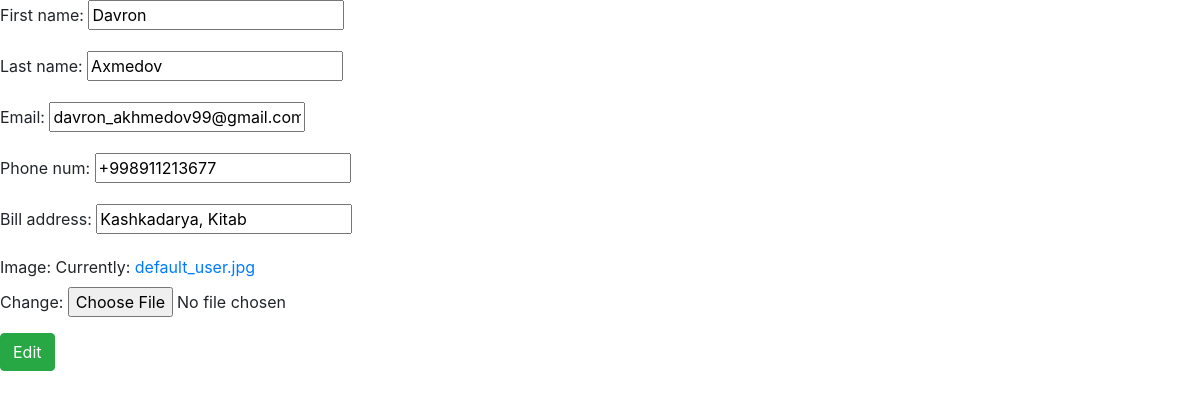
/customers/edit-customer/davron-axmedov/, run on the app's committed database.
### e_commerce/models.py (models this page shows, shortened)
class BaseModel(models.Model):
    created_at=models.DateTimeField(auto_now_add=True)
    updated_at=models.DateTimeField(auto_now=True)
    class Meta:
        abstract=True

class Customer(BaseModel):
    first_name=models.CharField(max_length=50)
    last_name=models.CharField(max_length=80)
    email=models.EmailField(unique=True)
    phone_num=models.CharField(max_length=15)
    bill_address=models.CharField(max_length=100)
    image=models.ImageField(upload_to='customers', default='default_user.jpg')
    slug=models.SlugField(null=True, blank=True)
    class Meta:
        db_table='Customers'

### e_commerce/views/views.py (the view)
# urls.py: path('edit-customer/<slug:customer_slug>/', views.edit_customer, name='edit_customer'),
def edit_customer(request, customer_slug:Optional[str]=None):
    customer=get_object_or_404(Customer, slug=customer_slug)
    form=CustomerForm(instance=customer)# instance gets the already created and filled form, not an empty form
    if request.method=='POST':
        form=CustomerForm(request.POST, request.FILES, instance=customer)
        if form.is_valid():
            form.save()
            return redirect('customer_detail', customer_slug)
    context={
        'form': form
        }
    return render(request,'e_commerce/edit_customer.html', context)

### e_commerce/forms.py (shortened to what this page needs)
class CustomerForm(forms.ModelForm):
    class Meta:
        model = Customer
        fields = ['first_name', 'last_name', 'email', 'phone_num', 'bill_address', 'image']

### e_commerce/templates/e_commerce/edit_customer.html (shortened to what this page needs)
<!DOCTYPE html>
<html lang="en">
<head>
    <link rel="stylesheet" href="https://cdn.jsdelivr.net/npm/bootstrap@4.0.0/dist/css/bootstrap.min.css"
>
</head>
<body>
<form method="post" enctype="multipart/form-data">
    {{ form.as_p }}
    <button type="submit" class="btn btn-success"> Edit </button>
</form>
</body>
</html>

### data on the page
Customer: first_name "Davron", last_name "Axmedov", email "davron_akhmedov99@gmail.com", phone_num "+998911213677", bill_address "Kashkadarya, Kitab"
